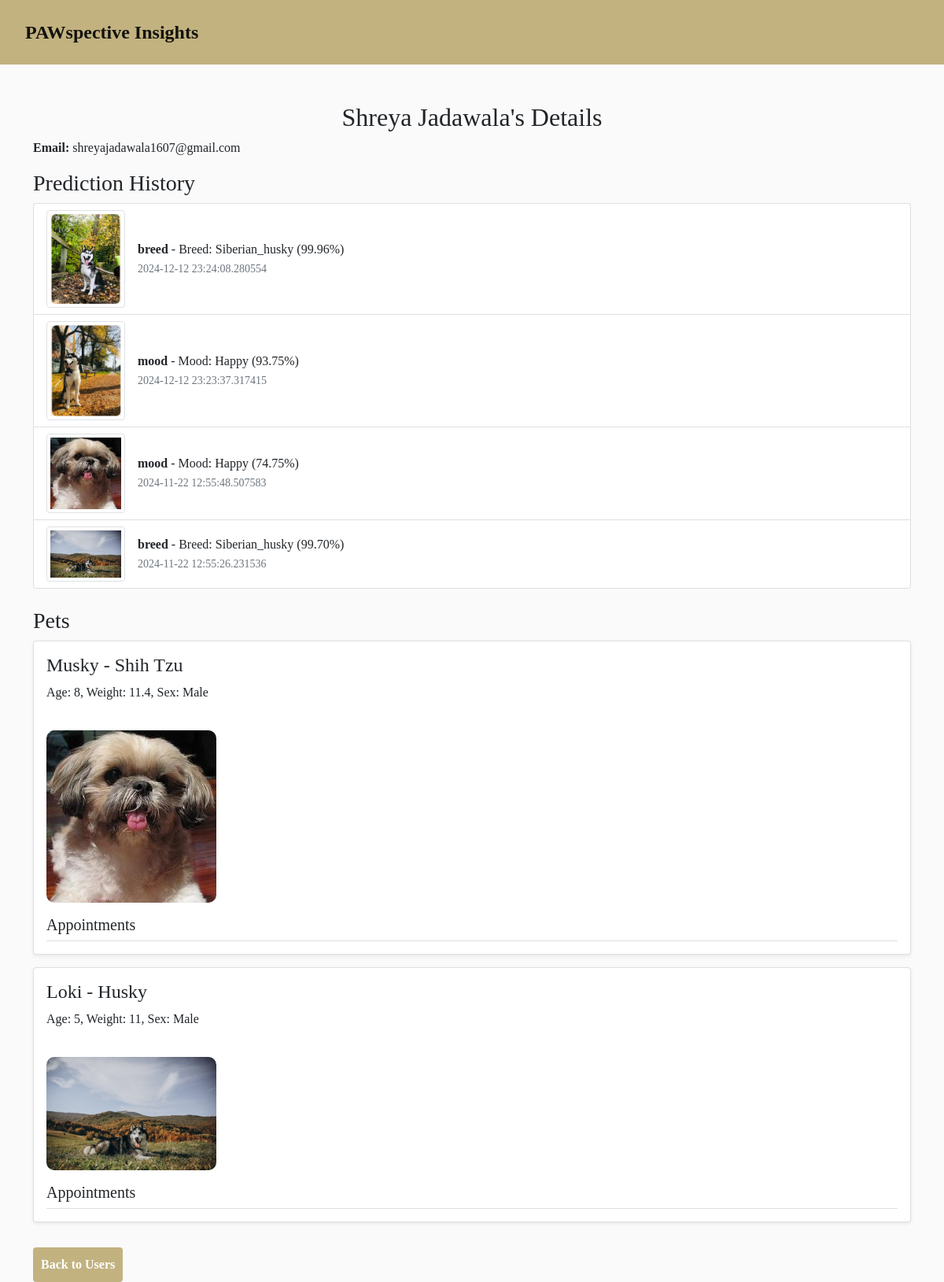
The page /admin/user_details/2 on the database its author committed.
### app.py (models this page shows)
class User(db.Model):
    id = db.Column(db.Integer, primary_key=True)
    name = db.Column(db.String(100), nullable=False)
    address = db.Column(db.String(200), nullable=False)
    city = db.Column(db.String(100), nullable=False)
    province = db.Column(db.String(100), nullable=False)
    country = db.Column(db.String(100), nullable=False)
    postal_code = db.Column(db.String(20), nullable=False)
    email = db.Column(db.String(100), unique=True, nullable=False)
    password = db.Column(db.String(100), nullable=False)
    dob = db.Column(db.String(20), nullable=False)
    is_admin = db.Column(db.Boolean, default=False)  # New field for admin role
    date_created = db.Column(db.DateTime, default=datetime.now())

class History(db.Model):
    id = db.Column(db.Integer, primary_key=True)
    result_type = db.Column(db.String(50))
    result_text = db.Column(db.String(200))  # Analysis result
    image = db.Column(db.String(200))  # Path to the analyzed image
    timestamp = db.Column(db.DateTime, default=lambda: datetime.now().replace(tzinfo=pytz.utc))
    user_id = db.Column(db.Integer, db.ForeignKey('user.id'), nullable=False)

class Pet(db.Model):
    id = db.Column(db.Integer, primary_key=True)
    name = db.Column(db.String(100), nullable=False)
    breed = db.Column(db.String(100))
    age = db.Column(db.Integer)
    weight = db.Column(db.Float(20))
    sex = db.Column(db.String(10))
    image = db.Column(db.String(100))
    user_id = db.Column(db.Integer, db.ForeignKey('user.id'), nullable=False)

### app.py (the view)
@app.route('/admin/user_details/<int:user_id>')
def admin_view_user_details(user_id):
    user = User.query.get_or_404(user_id)
    history_entries = History.query.filter_by(user_id=user_id).order_by(History.timestamp.desc()).all()
    pets = Pet.query.filter_by(user_id=user_id).all()
    pet_appointments = {pet.id: Appointment.query.filter_by(pet_id=pet.id).all() for pet in pets}
    return render_template('admin_user_details.html', user=user, history_entries=history_entries, pets=pets, pet_appointments=pet_appointments)

### templates/admin_user_details.html (shortened to what this page needs)
<!DOCTYPE html>
<html lang="en">
<head>
    <link href="https://cdn.jsdelivr.net/npm/bootstrap@5.0.2/dist/css/bootstrap.min.css" rel="stylesheet">
    <link rel="stylesheet" href="{{ url_for('static', filename='css/style.css') }}">
</head>
<body>
    <header class="header">
        <nav class="navbar navbar-expand-lg navbar-light" style="background-color: #c2b280;">
            <div class="container-fluid">
                <a class="navbar-brand" href="/">PAWspective Insights</a>
            </div>
        </nav>
    </header>
    <div class="container mt-5">
        <h2 class="text-center">{{ user.name }}'s Details</h2>
        <p><strong>Email:</strong> {{ user.email }}</p>
        <h3>Prediction History</h3>
        <ul class="list-group">
            {% for entry in history_entries %}
            <li class="list-group-item d-flex align-items-center">
                {% if entry.image %}
                <img src="{{ url_for('static', filename=entry.image) }}" alt="Prediction Image" class="img-thumbnail me-3" style="width: 100px; height: auto;">
                {% endif %}
                <div>
                    <strong>{{ entry.result_type }}</strong> - {{ entry.result_text }}<br>
                    <small class="text-muted">{{ entry.timestamp }}</small>
                </div>
            </li>
            {% endfor %}
        </ul>
        <h3 class="mt-4">Pets</h3>
        {% for pet in pets %}
        <div class="card mb-3 p-3 shadow-sm">
            <h4>{{ pet.name }} - {{ pet.breed }}</h4>
            <p>Age: {{ pet.age }}, Weight: {{ pet.weight }}, Sex: {{ pet.sex }}</p>
            {% if pet.image %}
            <img src="{{ url_for('static', filename='uploads/' + pet.image) }}" class="card-img-top pet-image" alt="{{ pet.name }}" class="img-fluid rounded shadow" style="height: 20%;width: 20%;">
            {% endif %}
            <h5 class="mt-3">Appointments</h5>
            <ul class="list-group">
            </ul>
        </div>
        {% endfor %}
        <a href="{{ url_for('admin_view_users') }}" class="btn btn-custom mt-3">Back to Users</a>
    </div>
</body>
</html>

### static/css/style.css (style rules this page uses)
body, html { margin: 0; padding: 0; font-family: 'Times New Roman', Times, serif; background-color: #fafafa; }
.header { background-color: #c2b280; padding: 10px 20px; }
.navbar-brand { font-weight: bold; color: #4e4e4e; font-size: 24px; }
.btn-custom { background-color: #c2b280; color: white; border: none; padding: 10px; font-weight: bold; }
.pet-image { max-width: 100%; border-radius: 10px; margin-top: 20px; }

### rows shown on the page
User: name "Shreya Jadawala", email "shreyajadawala1607@gmail.com"
History: image (picture), result_type "breed", result_text "Breed: Siberian_husky (99.96%)", timestamp "2024-12-12 23:24:08.280554"
History: image (picture), result_type "mood", result_text "Mood: Happy (93.75%)", timestamp "2024-12-12 23:23:37.317415"
History: image (picture), result_type "mood", result_text "Mood: Happy (74.75%)", timestamp "2024-11-22 12:55:48.507583"
History: image (picture), result_type "breed", result_text "Breed: Siberian_husky (99.70%)", timestamp "2024-11-22 12:55:26.231536"
Pet: name "Musky", breed "Shih Tzu", age "8", weight "11.4", sex "Male", image+name (picture)
Pet: name "Loki", breed "Husky", age "5", weight "11", sex "Male", image+name (picture)
